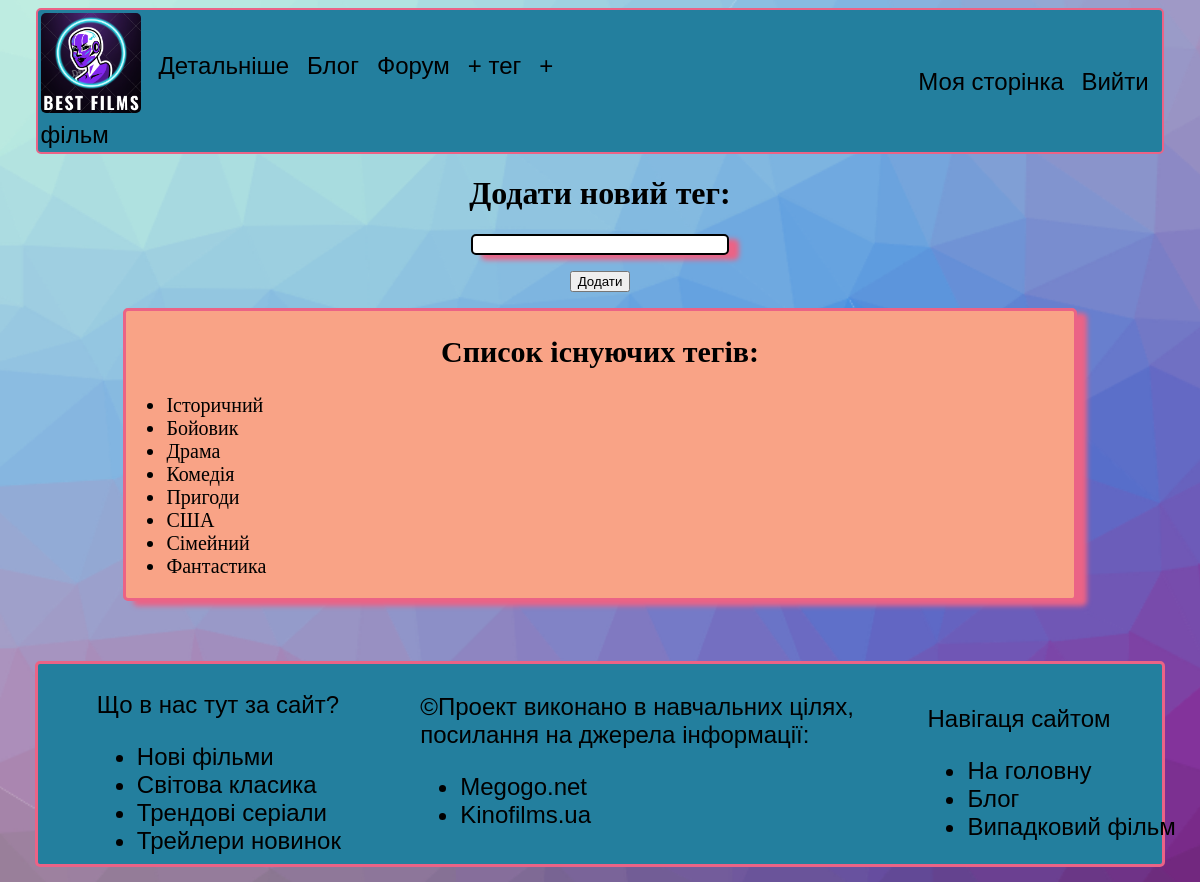
The app's page /new_tag (signed in) with its own data.
### films/models.py (models this page shows, shortened)
class Tag(models.Model):
    title = models.CharField(max_length = 20, verbose_name='Назва тегу')

### films/views.py (the view)
# urls.py: path('new_tag', views.new_tag, name='new_tag'),
@login_required
def new_tag(request):
    if request.method != 'POST':
        form = TagForm()
    else:
        form = TagForm(data = request.POST)
        if form.is_valid():
            form.save()
            return redirect('films:new_tag')
    tags = Tag.objects.all().order_by('title').values()
    context = {
        'form': form,
        'tags': tags
    }
    return render(request, 'films/new_tag.html', context)

### films/forms.py
class TagForm(forms.ModelForm):
    class Meta:
        model = Tag
        fields = '__all__'
        widgets = {
            'title': forms.TextInput(attrs={'class': 'input-char'})
        }

### films/templates/films/new_tag.html (shortened to what this page needs)
{% extends 'films/base.html' %}
{% block content %}
    <h1 align="center">Додати новий тег:</h1>
    <form action="{% url 'films:new_tag' %}" method="post">
        <p align="center">{{ form.title }}</p>
        <p align="center"><button name="submit">Додати</button></p>
    </form>
    <div class="post-on-page simple-shadow">
        <h2 align="center">Список існуючих тегів:</h2>
        <ul>
            {% for tag in tags %}
                <li>{{ tag.title }}</li>
            {% empty %}
                <li>Додайте перший тег</li>
            {% endfor %}
        </ul>
    </div>
{% endblock content %}

### films/static/films/css/style.css (style rules this page uses)
html { overflow-x: hidden; }
.post-on-page { width: 80%; margin-left: auto; margin-right: auto; margin-bottom: 5%; border: 3px solid #EB6386; border-radius: 5px; background: #F9A386; font-size: 20px; }
.input-char { width: 250px; border-radius: 5px; border: black solid 2px; box-shadow: 10px 5px 5px #EB6386; }
.simple-shadow { box-shadow: 10px 5px 5px #EB6386; }

### records on screen
Tag: title "Історичний"
Tag: title "Бойовик"
Tag: title "Драма"
Tag: title "Комедія"
Tag: title "Пригоди"
Tag: title "США"
Tag: title "Сімейний"
Tag: title "Фантастика"
